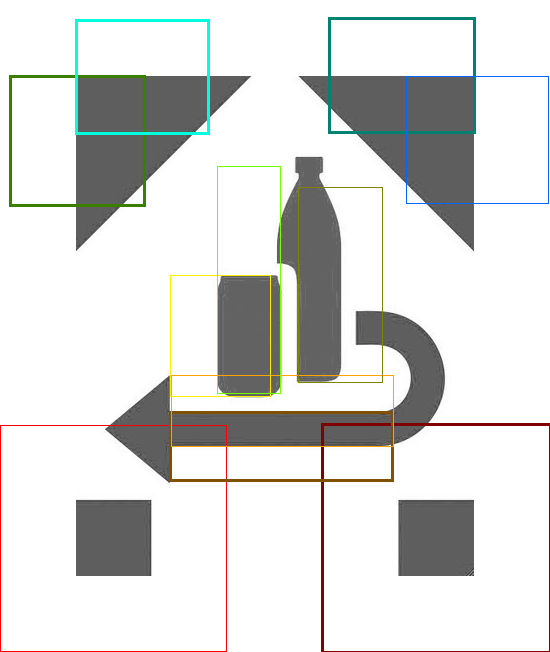
//> input picture rectangles.png, 550 x 652 px
$ ./main   (built with g++ and OpenCV 4)
//> lines starting //> are read from the running program, lines starting //| are printed output that depends on the picture; after the words box and inside, x2 and y2 are one past the last pixel; in counts of white or black regions, pixels touching at a corner belong together
### ifeatures.h
#ifndef IFEATURES_H
#define IFEATURES_H

enum FeatureType {
	FEAT_EDGE_VERT, FEAT_EDGE_HORIZ,
	/* FEAT_LINE_VERT, FEAT_LINE_VERT_THICK, FEAT_LINE_HORIZ, FEAT_LINE_HORIZ_THICK, */
	FEAT_CENTER_SURROUND,

	NUMBER_OF_FEATURES,
	FEAT_FIRST = 0
};

struct PositionedFeature {
	FeatureType feat;
	float sign;
	float x, y, w, h;

	//float fVal; // for learning purposes
};


extern float g_featureValueThreshold;
extern int g_allowedNegatives;


int integralRect(const cv::Mat& ii, int x1, int y1, int x2, int y2);

float evalFeature(const cv::Mat& ii, int x, int y, int w, int h, FeatureType feat, float sign);

bool checkSubwindow(const cv::Mat& ii, const PositionedFeature *features, unsigned N_features,
					int winX, int winY, int winW, int winH);

void searchAndHilightAll(cv::Mat& rgb, const cv::Mat& ii, const PositionedFeature *features, unsigned N_features);


#endif // IFEATURES_H

### ifeatures.cpp
#define _CRT_SECURE_NO_WARNINGS
/* #ifdef NDEBUG
#undef NDEBUG
#endif */
#include <cassert>


#include <iostream>
#include <iomanip>
#include <cstdio>
#include <vector>

// Include some OpenCV headers .
// For older versions of OpenCV just include " cv . h " and " highgui . h "
// #include <opencv/cv.h>
// #include <opencv/highgui.h>
#include <opencv2/core.hpp>
#include <opencv2/highgui.hpp>
#include <opencv2/imgproc.hpp>
#include "ifeatures.h"

using namespace std;
using namespace cv;

float g_featureValueThreshold = 14.0f;
int g_allowedNegatives = 1;


int integralRect(const cv::Mat& ii, int x1, int y1, int x2, int y2) {
	return(ii.at<int>(y2,x2) - ii.at<int>(y1,x2) - ii.at<int>(y2,x1) + ii.at<int>(y1,x1));
}


float evalFeature(const cv::Mat& ii, int x, int y, int w, int h, FeatureType feat, float sign) {
	float blackAvg, whiteAvg;
	switch(feat) {
	case FEAT_EDGE_HORIZ:
	{
		int higher_rect_h = h/2;
		int lower_rect_h =  h - higher_rect_h;
		int lower_rect_top = y + higher_rect_h;
		int x2 = x + w;
		whiteAvg = (float)( (double)integralRect(ii,x,y,x2,lower_rect_top) / (double)(w*higher_rect_h) );
		blackAvg = (float)( (double)integralRect(ii,x,lower_rect_top,x2,y+h) / (double)(w*lower_rect_h) );
		break;
	}
	case FEAT_EDGE_VERT:
	{
		int left_rect_w = w/2;
		int right_rect_w = w - left_rect_w;
		int right_rect_x1 = x + left_rect_w;
		int y2 = y + h;
		whiteAvg = (float)( (double)integralRect(ii,x,y,right_rect_x1,y2) / (double)(left_rect_w*h) );
		blackAvg = (float)( (double)integralRect(ii,right_rect_x1,y,x+w,y2) / (double)(right_rect_w*h) );
		break;
	}
	case FEAT_CENTER_SURROUND:
	{
		int w3 = w/3, h3 = h/3;
		int blackSum = integralRect(ii,x+w3,y+h3,x+w3+w3,y+h3+h3);
		blackAvg = (float)( (double)blackSum / (double)(w3*h3) );
		whiteAvg = (float)( (double)(integralRect(ii,x,y,x+w,y+h) - blackSum) / (double)(w*h - w3*h3) );
		break;
	}
	default:
		assert(false);
	}
	return sign * (whiteAvg - blackAvg);
}


bool checkSubwindow(const cv::Mat& ii, const PositionedFeature *features, unsigned N_features,
					int winX, int winY, int winW, int winH) {
	cv::Size size = ii.size();
	int W = size.width;
	int H = size.height;

	assert(winX >= 0);
	assert(winY >= 0);
	assert(winW >= 0);
	assert(winH >= 0);

	//const float THRESHOLD = 15.0f;

	int negatives = 0;
	for(unsigned i = 0; i < N_features; i++) {
		const PositionedFeature *f = &(features[i]);
		int w = (int)(f->w * (float)winW);
		int h = (int)(f->h * (float)winH);
		int x = winX + (int)(f->x * (float)winW);
		int y = winY + (int)(f->y * (float)winH);

		w = min(w, W-x); // nimm x,y als fest und passe evtl w,h an falls zu gross
		h = min(h, H-y);

		float fVal = evalFeature(ii, x, y, w, h, f->feat, f->sign);
		//cout << "Feature " << i << ": value " << fVal << endl;
		if(fVal < g_featureValueThreshold) {
			negatives++;
			if(negatives > g_allowedNegatives)
				return false;
		}
	}
	return true;
}

void searchAndHilightAll(cv::Mat& rgb, const cv::Mat& ii, const PositionedFeature *features, unsigned N_features) {
	Size size = ii.size();
	int W = size.width;
	int H = size.height;

	const float MIN_SIZE_X = 20;
	const float MIN_SIZE_Y = 20;
	const float MAX_SIZE_X = 0.5f * (float)W;
	const float MAX_SIZE_Y = 0.5f * (float)H;
	//float MAX_SIZE = 0.2 * (float)(min(W,H));
	const float MULT = 1.25;

	const float MIN_DELTA_X = 2.0f;
	const float MIN_DELTA_Y = 2.0f;

	//int ALLOWED_NEGATIVES = 2;

	for(float xsize = MIN_SIZE_X; xsize < MAX_SIZE_X; xsize *= MULT) {
		const float xstep = max(0.15f*xsize, MIN_DELTA_X);

		for(float ysize = MIN_SIZE_Y; ysize < MAX_SIZE_Y; ysize *= MULT) {
			const float ystep = max(0.15f*ysize, MIN_DELTA_Y);

			for(float x = 0; x < (float)W - xsize - 1; x += xstep) {
				for(float y = 0; y < (float)H - ysize - 1; y += ystep) {
					if(checkSubwindow(ii, features, N_features,
									  (int)x, (int)y, (int)xsize, (int)ysize))
					{
						Rect r((int)x, (int)y, (int)xsize, (int)ysize);
						cv::rectangle(rgb, r, Scalar(255, 0, 0, 0));
						//cout << "Found: x=" << r.x << " y=" << r.y << " w=" << r.width << " h=" << r.height << endl;
					}
				}
			}
		}
	}
}

### main.cpp
#define _CRT_SECURE_NO_WARNINGS
/* #ifdef NDEBUG
#undef NDEBUG
#endif */
#include <cassert>


#include <algorithm>
#include <iostream>
#include <iomanip>
#include <cstdio>
#include <vector>
#include <set>

// Include some OpenCV headers .
// For older versions of OpenCV just include " cv . h " and " highgui . h "
// #include <opencv/cv.h>
// #include <opencv/highgui.h>
#include <opencv2/core.hpp>
#include <opencv2/highgui.hpp>
#include <opencv2/imgproc.hpp>
#include "ifeatures.h"

using namespace cv;
using namespace std;


/*
const int FEAT_REF_W = 398, FEAT_REF_H = 500;

PositionedFeature features[] = {
	// Quadrat links unten
	{ FEAT_EDGE_VERT,  -1, 0, 424, 76*2, 76  },
	{ FEAT_EDGE_HORIZ, +1, 0, 391, 76, 33*2 },
	// Quadrat rechts unten
	{ FEAT_EDGE_VERT,  +1, 322-76, 424, 76*2, 76 },
	{ FEAT_EDGE_HORIZ, +1, 322, 366, 76, 58*2 },

	// langer gerader Teil des Pfeils
	{ FEAT_EDGE_HORIZ, -1, 94, 336, 216, 70 },
	{ FEAT_EDGE_HORIZ, +1, 94, 321, 213, 15*2 },

	// Dose
	{ FEAT_EDGE_VERT,  +1, 94, 199, 47*2, 120 },
	{ FEAT_EDGE_VERT,  -1,191, 199, 15*2, 120 },

	// Dreieck o.l.
	{ FEAT_EDGE_HORIZ, -1,  0, 0, 95, 253 },
	{ FEAT_EDGE_VERT,  -1, 50, 0, 172, 80 },

	// Dreieck o.r.
	{ FEAT_EDGE_HORIZ, -1,288, 0, 110, 220 },
	{ FEAT_EDGE_VERT,  +1,176, 0, 174, 80 }
};*/


/*
bool compareFeatures (const PositionedFeature& f1, const PositionedFeature& f2)
{
	return (f1.fVal > f2.fVal);
}
*/


void learnClass2(vector<PositionedFeature>& features, const cv::Mat& ii, const cv::Mat& mat)
{
	vector<cv::Scalar> colors;
	// Attention: Integral image is 1 pixel bigger
	assert(ii.size().width  == mat.size().width  + 1);
	assert(ii.size().height == mat.size().height + 1);
	float W = (float)ii.size().width;
	float H = (float)ii.size().height;


	for(int y = 0; y < H-1; y++)	 // Attention: Integral image is 1 pixel bigger
	{
		int foo = 1;
		for(int x = 0; x < W-1; x++) // Attention: Integral image is 1 pixel bigger
		{
			int R,G,B;
			B= mat.at<unsigned char>(y,3*x);
			G= mat.at<unsigned char>(y,3*x+1);
			R= mat.at<unsigned char>(y,3*x+2);
			if((B != G) || (G != R) || (B != R)) {
				Scalar col(R,G,B,0);
				bool colAlreadyUsed = false;
				for(unsigned j = 0; j < colors.size(); j++) {
					if(colors.at(j) == col)
						colAlreadyUsed = true;
				}

				if(!colAlreadyUsed) {
					// (x,y) == top-left vom "Rechteck"
					bool found = false;
					int x2,y2;
					for(y2 = H-2; y2 > y && (!found); y2--) {
						for(x2 = W-2; x2 > x && (!found); x2--) {
							int B2= mat.at<unsigned char>(y2,3*x2);
							int G2= mat.at<unsigned char>(y2,3*x2+1);
							int R2= mat.at<unsigned char>(y2,3*x2+2);
							if(B==B2 && G==G2 && R==R2)
								found = true;
						}
					}
					if(found) {
						const int RADIUS = 3;

						float bestVal = -1, bestSign=0, bestX=x, bestX2=x2, bestY=y, bestY2=y2;
						FeatureType bestFeat = (FeatureType)0;
						// [4 lines of commented-out code are left out]
										for(int feat = 0; feat < NUMBER_OF_FEATURES; feat++) {
											float fVal = evalFeature(ii, x, y, x2-x+1, y2-y+1, (FeatureType)feat, 1.0);
											if(fabs(fVal) > bestVal) {
												bestSign = ((fVal > 0.0f) ? 1.0f : (-1.0f));
												bestVal = fabs(fVal);
												bestFeat = (FeatureType)feat;
												// [4 lines of commented-out code are left out]
											}
										}
									// [4 lines of commented-out code are left out]

						PositionedFeature f;
						f.feat = bestFeat;
						f.sign = bestSign;
						f.x = (float)bestX / W;
						f.w = (float)(bestX2-bestX+1) / W;
						f.y = (float)bestY / H;
						f.h = (float)(bestY2-bestY+1) / H;
						features.push_back(f);

						cout << "Rectangle " << f.x << "," << f.y << "," << f.w << "," << f.h
							 << "   RGB=" << R << "," << G << "," << B;
						cout << "  feat=" << (int)bestFeat << "  val=" << bestSign*bestVal << endl;

						colors.push_back(col);
					}
				}
			}
		}
	}
}


// [45 lines of commented-out code are left out]


void fileReadError(const char *filename)
{
	std::cout << "Failed to read file: " << filename << std::endl;
	std::exit(1);
}


int main() {
	// [11 lines of commented-out code are left out]
    cv::namedWindow("image");

	// Create an image , that will be filled by the camera .
	cv::Mat mat, gray, iimage;

	vector<PositionedFeature> feat;
	cv::Mat rectangles(cv::imread("rectangles.png", 1)); // RGB
//> rectangles is the input picture: 652 rows x 550 cols, CV_8UC3; mean B, G, R 215.8, 217.9, 217.3
	if(rectangles.data == NULL)
		fileReadError("rectangles.png");

	gray = cv::imread("pfand2.png", 0);  // gray
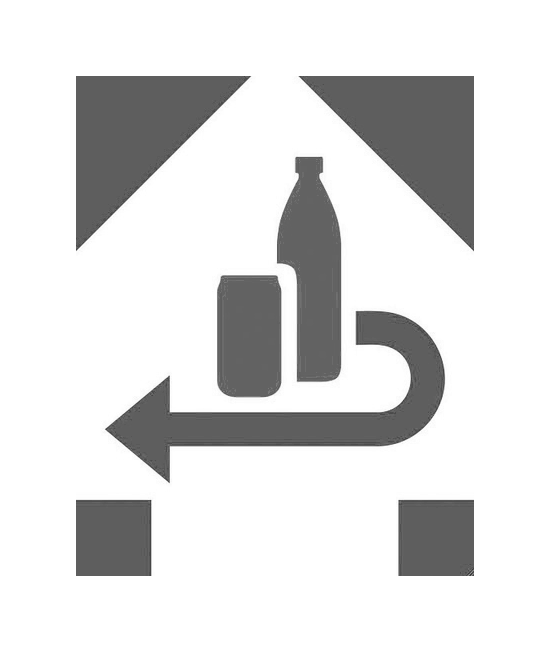
//> input picture pfand2.png, 550 x 652 px
//> gray is the input picture: 652 rows x 550 cols, CV_8UC1; min 56, max 255, mean 220.6
	if(gray.data == NULL)
		fileReadError("pfand2.png");
	if ((gray.size().width  != rectangles.size().width) ||
		(gray.size().height != rectangles.size().height))
	{
		std::cout << "rectangles.png and pfand2.png are not of same size!" << std::endl;
		return 1;
	}

	cv::integral(gray, iimage, CV_32S);
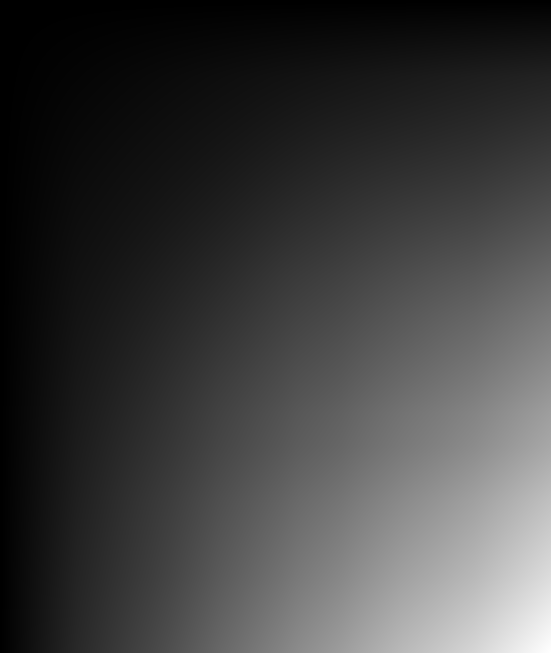
//> iimage: 653 rows x 551 cols, CV_32SC1; min 0, max 79089970, mean 19553339.5; drawn with min black and max white
	learnClass2(feat, iimage, rectangles);
//> after the loop in learnClass2, `for(int y = 0; y < H-1; y++)`: features = 11 items; colors = 11 Scalars, first 8: [0, 130, 113, 0], [0, 255, 221, 0], [59, 126, 0, 0], [0, 102, 255, 0], [119, 255, 0, 0], [135, 127, 0, 0], [255, 240, 0, 0], [255, 162, 0, 0]
//> feat = 11 items
	cv::Mat ipfand = iimage;
	//learnClassifier(feat, 25, iimage);

	const PositionedFeature *features = &(feat.at(0));
	int N_features = feat.size();
//> N_features = 11
	cout << "N = " << N_features << endl;
//| N = 11

	int nNeg = checkSubwindow(iimage, features, N_features, 0, 0, iimage.size().width,  iimage.size().height);
//> the loop in checkSubwindow, `for(unsigned i = 0; i < N_features; i++)` made 11 passes
//> (w, h, x, y, higher_rect_h in evalFeature, lower_rect_h in evalFeature, lower_rect_top in evalFeature, x2 in evalFeature) on passes 1, 2, 8: (147, 116, 328, 17, 58, 58, 75, 475), (134, 115, 75, 19, 57, 58, 76, 209), (222, 71, 171, 375, 35, 36, 410, 393)
//> (w, h, x, y, left_rect_w in evalFeature, right_rect_w in evalFeature, right_rect_x1 in evalFeature, y2 in evalFeature) on passes 4, 6, 7: (142, 127, 406, 76, 71, 71, 477, 203), (84, 195, 298, 187, 42, 42, 340, 382), (100, 121, 170, 275, 50, 50, 220, 396)
//> after the loop in checkSubwindow, `for(unsigned i = 0; i < N_features; i++)`: negatives = 0
//> nNeg = 1
	cout << "negatives: " << nNeg << endl;
//| negatives: 1


	// [19 lines of commented-out code are left out]
    cv::VideoCapture cap(cv::CAP_ANY);

    if(!cap.isOpened())
        cap.open(cv::CAP_ANY);


	/*
	type The type of the matrix elements in the form CV <bit depth><S|U|F>C<number of
	channels>, where S=signed, U=unsigned, F=float. For example, CV 8UC1 means the
	elements are 8-bit unsigned and the there is 1 channel, and CV 32SC2 means the elements
	are 32-bit signed and there are 2 channels.
	*/
	cap >> mat;
	Size videoSize = mat.size();
//> videoSize = Size(550, 652)
	int W = videoSize.width;
//> W = 550
	int H = videoSize.height;
//> H = 652


	double frameRate_timer = (double)getTickCount();
	int frames = 0;
	char fps_s[20] = "? fps";


	// Loop until any key is pressed . During the waiting time ,
	// the image will be drawn to the window .
	int key = -1;
	while(key != 27){
		// Let the camera fill the matrix with the next frame , using
		// the overloaded C ++ streaming operator " > >"

		cap >> mat;
		cv::cvtColor(mat, gray, cv::COLOR_RGB2GRAY, 0 /*auto number of channels*/);
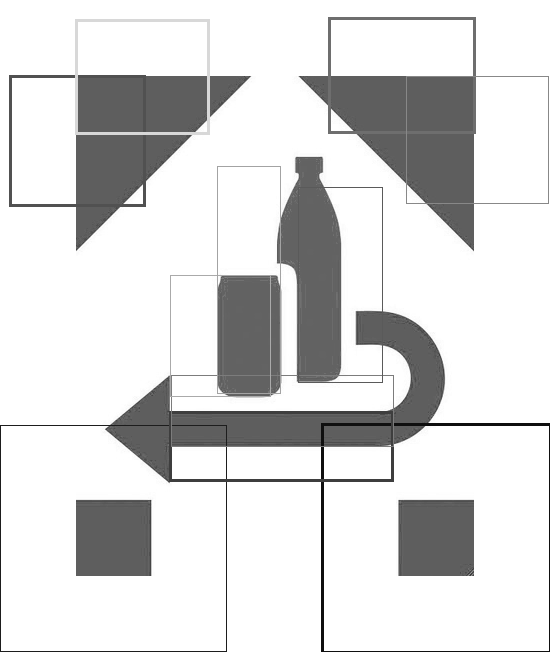
//> gray: 652 rows x 550 cols, CV_8UC1; 3.24% of pixels changed, all inside (x1, y1, x2, y2) = (0, 17, 550, 652)
		cv::integral(gray, iimage, CV_32S);


		searchAndHilightAll(mat, iimage, features, N_features);


		frames++;
		// do something ...
		double t = ((double)getTickCount() - frameRate_timer) / getTickFrequency();
		if(t > 1.0) { // after 1 sec...
			int fps = (int)( (double)frames / t );
			sprintf(fps_s, "%3d fps", fps);
			frameRate_timer = (double)getTickCount();
			frames = 0;
		}
		cv::putText(mat, fps_s, Point(10, H-10), FONT_HERSHEY_SIMPLEX, 0.5, Scalar(255, 255, 255, 0));


		// Paste the image to the window , addressed by the window title " image ".
		//cv::normalize(houghCalc.hough, houghVis, 0.0, 255.0, NORM_MINMAX, CV_8UC1);
		//cv::imshow("hough", houghVis);
		cv::imshow("image", mat);


		/*
		gute Kombinationen:

		g_allowedNegatives = 2, g_featureValueThreshold = 21

		g_allowedNegatives = 1, g_featureValueThreshold = 14.0f

		*/


		key = cv::waitKey(3);
//> the Esc key is pressed
		switch(key & 0xFF) {
		case 't':
			g_featureValueThreshold = max(0.0f, g_featureValueThreshold-1);
			cout << "g_featureValueThreshold = " << g_featureValueThreshold << endl;
			break;
		case 'T':
			g_featureValueThreshold += 1;
			cout << "g_featureValueThreshold = " << g_featureValueThreshold << endl;
			break;
		case 'n':
			g_allowedNegatives = max(0, g_allowedNegatives-1);
			cout << "g_allowedNegatives = " << g_allowedNegatives << endl;
			break;
		case 'N':
			g_allowedNegatives = min(6, g_allowedNegatives+1);
			cout << "g_allowedNegatives = " << g_allowedNegatives << endl;
			break;
		}
		//if(key >= 0)
		//	cout << "keychar: " << (char)key << "  keycode: " << key << endl;
    }


    cv::waitKey(0);

	// When the loop is done , close the camera so that the
	// driver is disconnected .
	cap.release () ;


	return 0;
}
